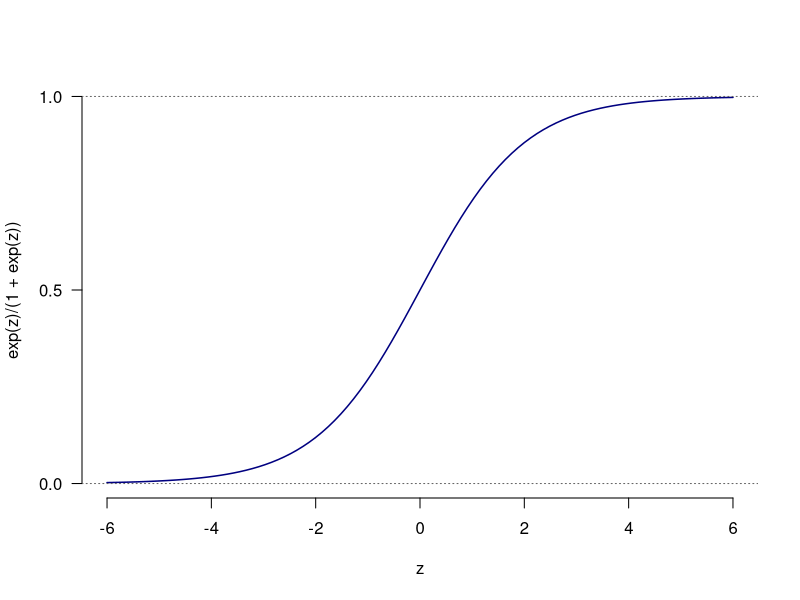
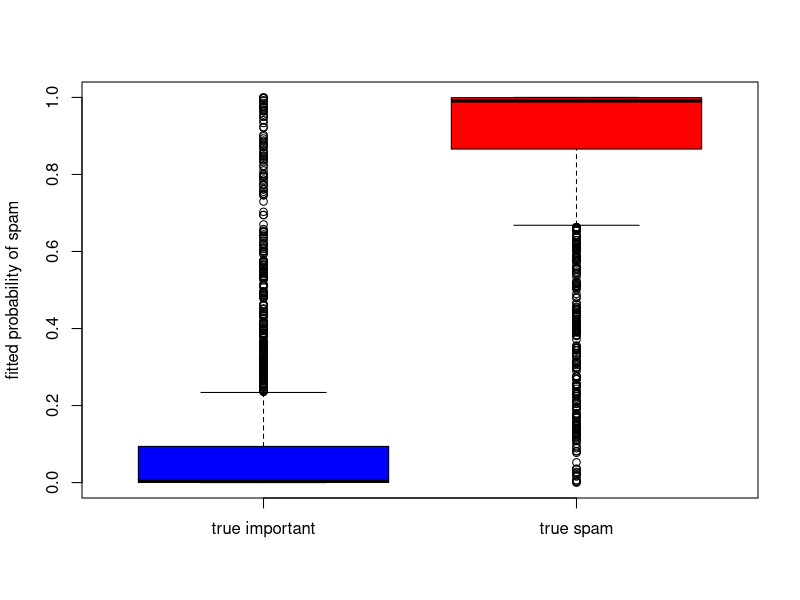

R code for these plots, in order:

### Spam Logistic Regression

# plot the sigmoidal curve
png("sigmoidalCurve.png", width=4, height=4, units="in", res=720)
z <- seq(-6,6,length=100)
plot(z, exp(z)/(1+exp(z)), col="navy", type="l", lwd=1.5, bty="n", yaxt="n")
axis(2, at=c(0,0.5,1), las=1)
abline(h=0, lty=3, col="grey40")
abline(h=1, lty=3, col="grey40")
dev.off()

spammy<- read.csv("Spam.csv")
spammy[c(1,4000), c(16,56,58)]
spamFit <- glm(spam ~ ., data=spammy, family='binomial')
summary(spamFit)
1-spamFit$deviance/spamFit$null.deviance #R-squared

coef(spamFit)["word_free"]
exp(1.542706)

coef(spamFit)["word_george"]
exp(-5.779841)
1/exp(-5.779841)

# can use the model for predictions
predict(spamFit, newdata=spammy[c(1,4000),]) #not probabilities
predict(spamFit,newdata=spammy[c(1,4000),],type="response") #probabilities

# fit plot
png("spamFit.png", width=4.5, height=4.5, units="in", res=720)
plot(spamFit$fitted~factor(spammy$spam, levels=0:1, labels=c("true important", "true spam")),
	xlab="", ylab=c("fitted probability of spam"), col=c("blue","red"), bty="n")
dev.off()

predict(spamFit,newdata=spammy[c(1,4000),],type="response") #probabilities
